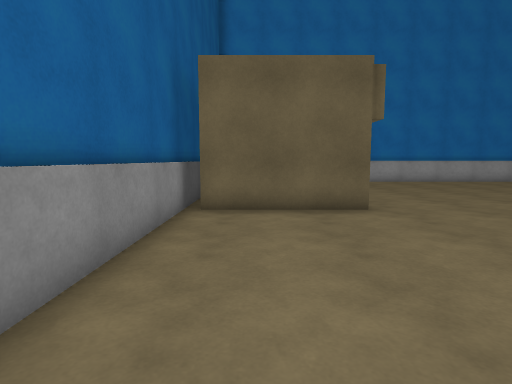
[1] (above)

20 first-person views from a walk through a 3-D level made in the Unity game engine. The camera is 1.2 m above the floor, tilts 6° down and sees 80° across. The floor is counted in squares, 1 m on a side. Each view is taken from the middle of a square. On the plan, view 1 faces up. The plan holds only what a view shows up to about 13 squares ahead; the rest is blank. The player character is not drawn.

[2]
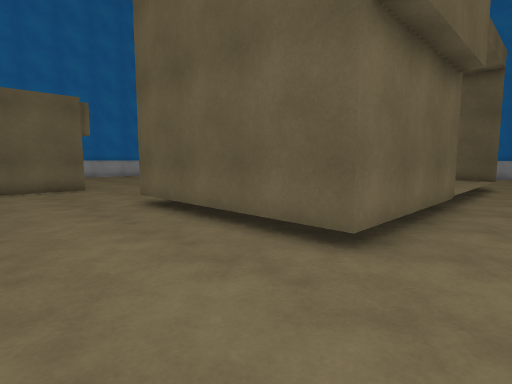

[3]
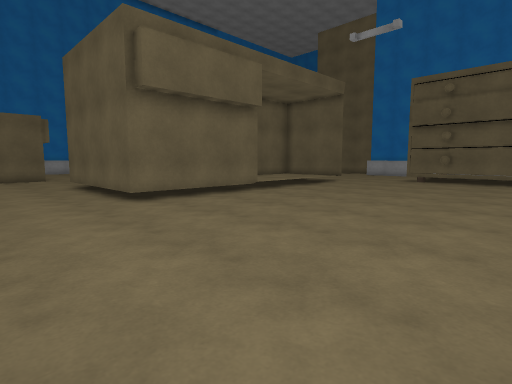

[4]
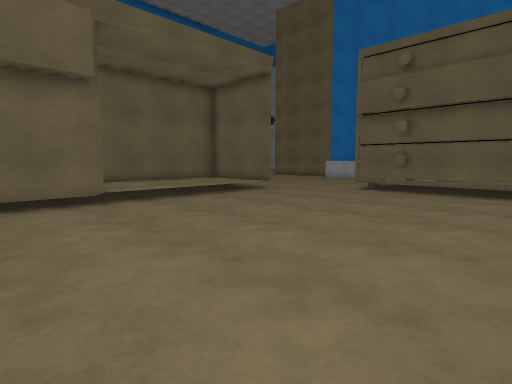

[5]
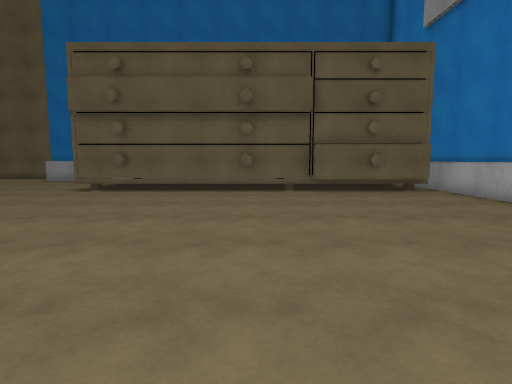

[6]
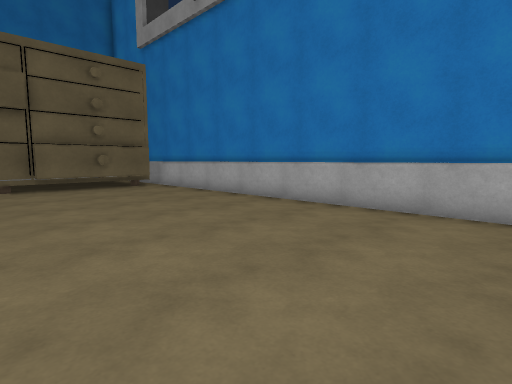

[7]
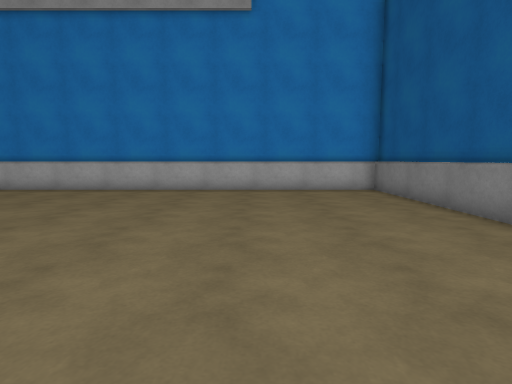

[8]
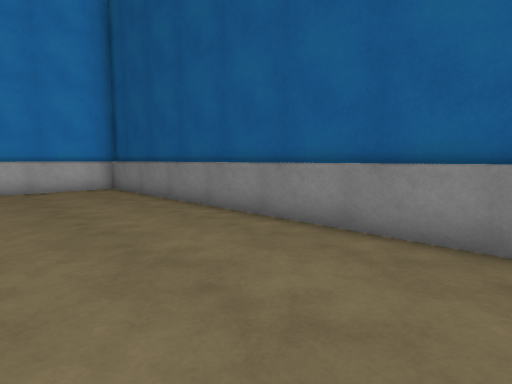

[9]
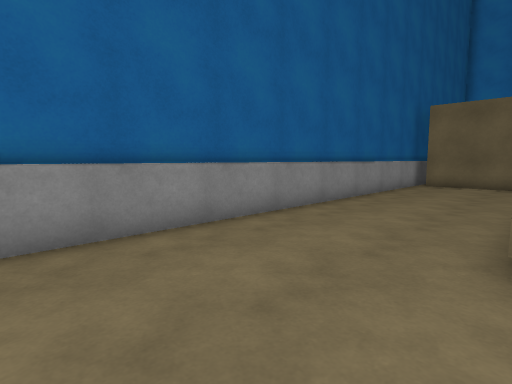

[10]
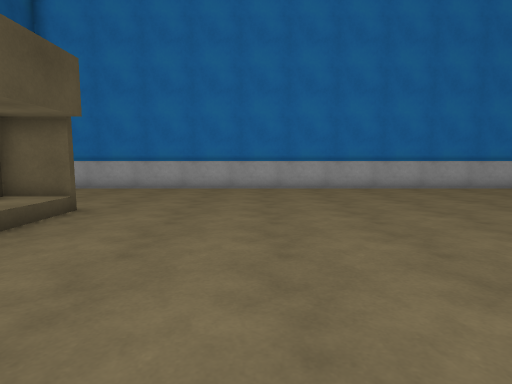

[11]
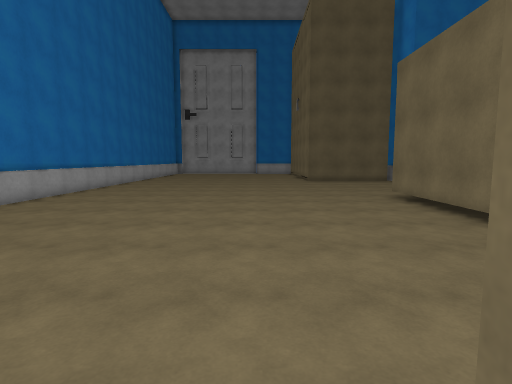

[12]
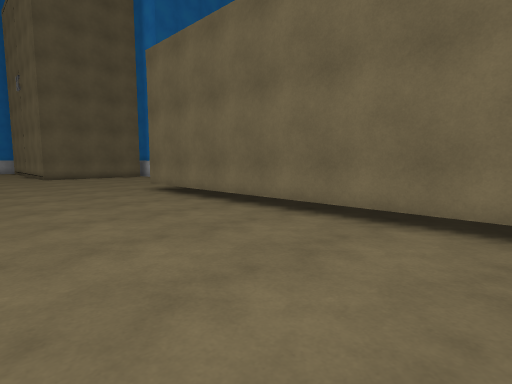

[13]
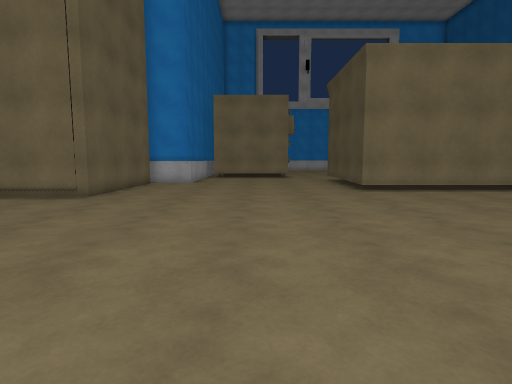

[14]
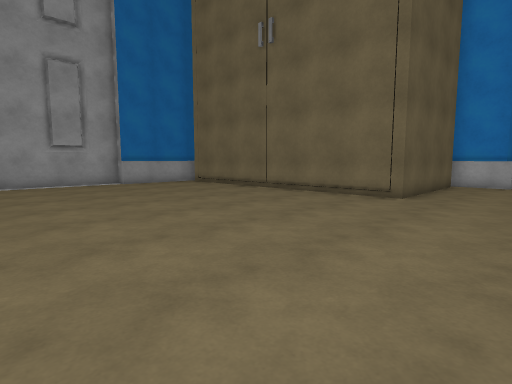

[15]
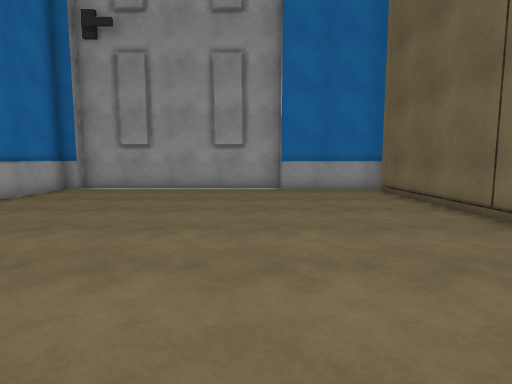

[16]
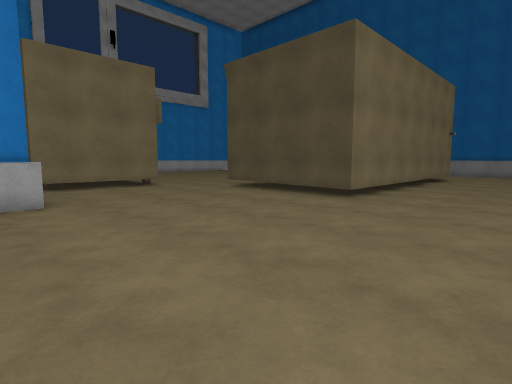

[17]
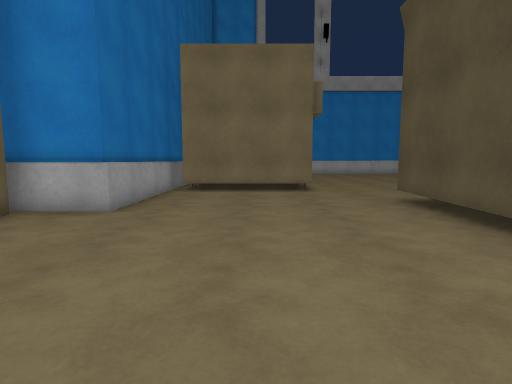

[18]
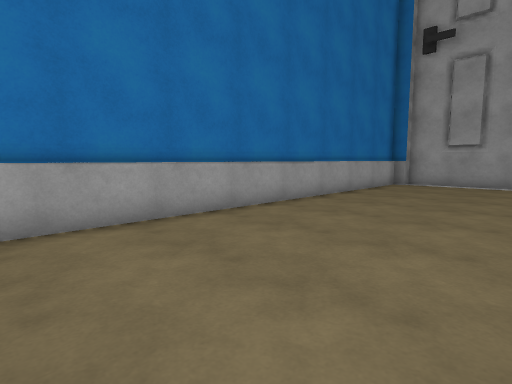

[19]
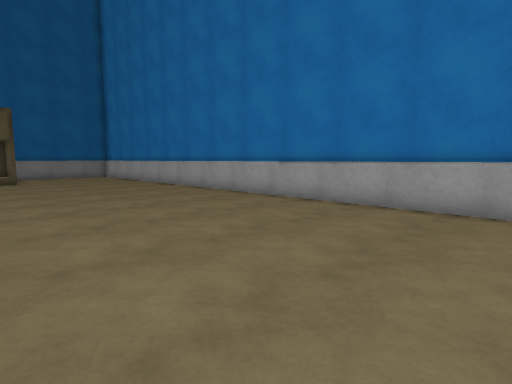

[20]
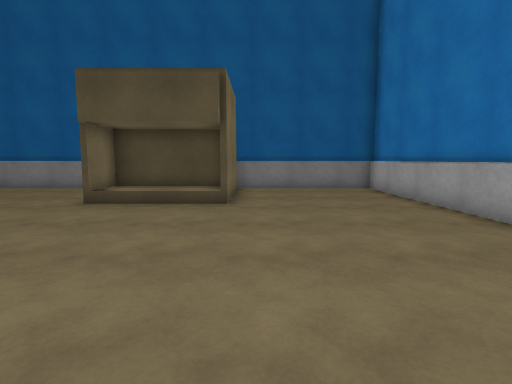

### Floor plan
Key: @ floor where view 1 was taken; # wall or solid block; . main floor; : floor 0.25 m higher than the main floor; / step, stairs or slope; T thing the floor can be seen under or through; O other object.
Columns run from 2 left of view 1 to 37 right of it. Each row starts with its distance up from view 1.
 17 ########################################
 16 #......................................#
 15 #......................................#
 14 #......................................#
 13 #......................................#
 12 #......................................#
 11 ####OO.................................#
 10    # ..................................#
  9    # ..................................#
  8    #:.................................##
  7 ####OO................................##
  6 #.....................................#
  5 #.....................................#
  4 #..........................############
  3 #..........................#
  2 #....#############.........#
  1 #....#     ###   T.........#
  0 #.@..#     ###   T.........#
 -1 #....#     :::: :T.........#
 -2 #....#     ::::::T.......###
 -3 #....#     ::::::T.......#
 -4 #....######//////T.......#
 -5 #........................#
 -6 #........................#
 -7 #..................#######
 -8 #..................#
 -9 #..................#
-10 #..................#
-11 #..................#
-12 #..................#
-13 #..................#
-14 #..................#
-15 #..................#
-16 #..................#
-17 #..................#
-18 #..................#
-19 #..................#
-20 #..................#
-21 ####################

Positions as (right, up) in squares from view 1, and headings:
1: (0, 0), facing up
2: (-1, -6), facing up-right
3: (-1, -13), facing up-right
4: (5, -13), facing up-right
5: (5, -14), facing right
6: (3, -14), facing down-right
7: (3, -9), facing down
8: (3, -8), facing down-left
9: (3, -8), facing up-left
10: (7, 4), facing up
11: (2, 8), facing right
12: (3, 8), facing down-right
13: (19, 14), facing down
14: (21, 14), facing down-right
15: (24, 9), facing right
16: (24, 7), facing down-left
17: (19, 5), facing down
18: (21, 11), facing up-right
19: (21, 9), facing up-left
20: (11, 12), facing left
